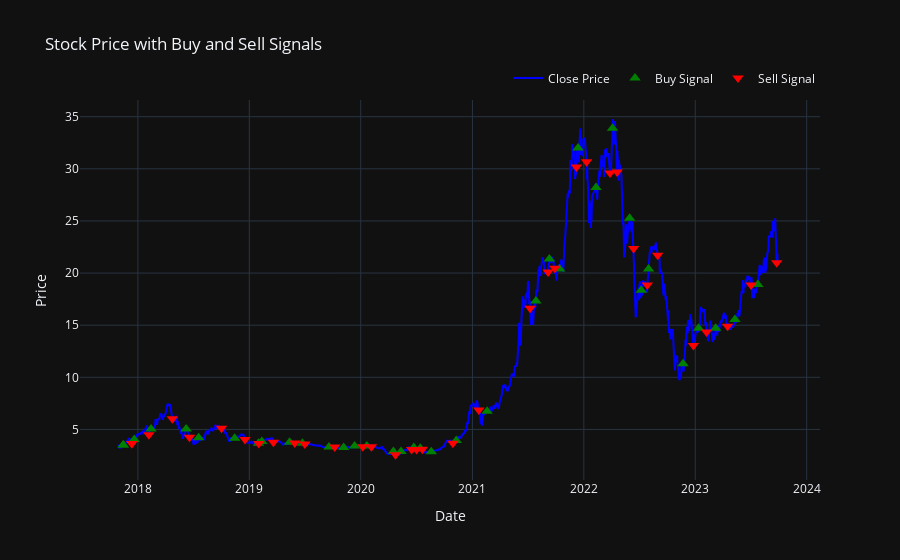

The code cell stored with this chart in its notebook:
### Code cell
fig = make_subplots(rows=1, cols=1)

# Add the closing price line
fig.add_trace(go.Scatter(
    x=df_tb.index, 
    y=df_tb['close'], 
    mode='lines', 
    name='Close Price', 
    line=dict(color='blue', width=2)))

# Add buy signals - chỉ thêm một dấu hiệu mua để tránh lặp trong chú thích
buy_trace = go.Scatter(
    x=[buy_signals[0]], 
    y=[df_tb.loc[buy_signals[0], 'close']], 
    mode='markers', 
    marker_symbol='triangle-up', 
    marker_color='green', 
    marker_size=10, 
    name='Buy Signal')
fig.add_trace(buy_trace)

# Add all buy signal points
fig.add_trace(go.Scatter(
    x=buy_signals, 
    y=df_tb.loc[buy_signals, 'close'], 
    mode='markers', 
    marker_symbol='triangle-up', 
    marker_color='green', 
    marker_size=10, 
    showlegend=False))

# Add sell signals - chỉ thêm một dấu hiệu bán
sell_trace = go.Scatter(
    x=[sell_signals[0]], 
    y=[df_tb.loc[sell_signals[0], 'close']], 
    mode='markers', 
    marker_symbol='triangle-down', 
    marker_color='red', 
    marker_size=10, 
    name='Sell Signal')
fig.add_trace(sell_trace)

# Add all sell signal points
fig.add_trace(go.Scatter(
    x=sell_signals, 
    y=df_tb.loc[sell_signals, 'close'], 
    mode='markers', 
    marker_symbol='triangle-down', 
    marker_color='red', 
    marker_size=10, 
    showlegend=False))

fig.update_layout(
    title='Stock Price with Buy and Sell Signals',
    xaxis_title='Date',
    yaxis_title='Price',
    legend=dict(orientation="h", yanchor="bottom", y=1.02, xanchor="right", x=1),
    template='plotly_dark',
    xaxis_rangeslider_visible=False)  # Ẩn range slider để làm sạch biểu đồ

fig.show()

### Figure 1 — Plotly figure (JSON) as saved in the notebook; plotly's stock layout.template omitted (floating-point values rounded to 4 significant figures; data arrays with more than 128 entries replaced by an {"elided": "..."} marker saying what was removed)
{"data": [{"line": {"color": "blue", "width": 2}, "mode": "lines", "name": "Close Price", "type": "scatter", "x": {"elided": "1472 str values"}, "y": {"elided": "1472 float values"}}, {"marker": {"color": "green", "size": 10, "symbol": "triangle-up"}, "mode": "markers", "name": "Buy Signal", "type": "scatter", "x": ["2017-11-14T00:00:00"], "y": [3.51]}, {"marker": {"color": "green", "size": 10, "symbol": "triangle-up"}, "mode": "markers", "showlegend": false, "type": "scatter", "x": ["2017-11-14T00:00:00", "2017-12-20T00:00:00", "2018-02-13T00:00:00", "2018-06-08T00:00:00", "2018-07-19T00:00:00", "2018-11-14T00:00:00", "2019-01-31T00:00:00", "2019-02-11T00:00:00", "2019-05-13T00:00:00", "2019-06-24T00:00:00", "2019-09-19T00:00:00", "2019-11-06T00:00:00", "2019-12-12T00:00:00", "2020-01-21T00:00:00", "2020-04-17T00:00:00", "2020-05-12T00:00:00", "2020-06-23T00:00:00", "2020-07-14T00:00:00", "2020-08-19T00:00:00", "2020-11-09T00:00:00", "2021-02-18T00:00:00", "2021-07-28T00:00:00", "2021-09-10T00:00:00", "2021-10-14T00:00:00", "2021-12-13T00:00:00", "2022-02-10T00:00:00", "2022-04-05T00:00:00", "2022-05-31T00:00:00", "2022-07-08T00:00:00", "2022-08-01T00:00:00", "2022-11-22T00:00:00", "2023-01-12T00:00:00", "2023-03-09T00:00:00", "2023-05-11T00:00:00", "2023-07-25T00:00:00"], "y": [3.51, 4.03, 5.04, 5.03, 4.21, 4.15, 3.68, 3.84, 3.77, 3.67, 3.31, 3.26, 3.41, 3.42, 2.89, 2.89, 3.26, 3.19, 2.85, 3.94, 6.75, 17.33, 21.35, 20.39, 32, 28.22, 33.9, 25.25, 18.35, 20.4, 11.3, 14.7, 14.7, 15.55, 18.9]}, {"marker": {"color": "red", "size": 10, "symbol": "triangle-down"}, "mode": "markers", "name": "Sell Signal", "type": "scatter", "x": ["2017-12-12T00:00:00"], "y": [3.64]}, {"marker": {"color": "red", "size": 10, "symbol": "triangle-down"}, "mode": "markers", "showlegend": false, "type": "scatter", "x": ["2017-12-12T00:00:00", "2018-02-06T00:00:00", "2018-04-24T00:00:00", "2018-06-19T00:00:00", "2018-10-02T00:00:00", "2018-12-18T00:00:00", "2019-02-01T00:00:00", "2019-03-21T00:00:00", "2019-05-30T00:00:00", "2019-07-02T00:00:00", "2019-10-08T00:00:00", "2020-01-08T00:00:00", "2020-02-05T00:00:00", "2020-04-24T00:00:00", "2020-06-16T00:00:00", "2020-07-02T00:00:00", "2020-07-21T00:00:00", "2020-10-29T00:00:00", "2021-01-22T00:00:00", "2021-07-09T00:00:00", "2021-09-06T00:00:00", "2021-09-28T00:00:00", "2021-12-08T00:00:00", "2022-01-10T00:00:00", "2022-03-28T00:00:00", "2022-04-20T00:00:00", "2022-06-13T00:00:00", "2022-07-28T00:00:00", "2022-08-31T00:00:00", "2022-12-26T00:00:00", "2023-02-07T00:00:00", "2023-04-17T00:00:00", "2023-07-03T00:00:00", "2023-09-25T00:00:00"], "y": [3.64, 4.49, 6.03, 4.25, 5.12, 4.04, 3.66, 3.77, 3.69, 3.59, 3.31, 3.33, 3.33, 2.57, 3.08, 3.08, 3.1, 3.68, 6.86, 16.62, 20.11, 20.47, 30.17, 30.69, 29.59, 29.69, 22.35, 18.85, 21.7, 13.05, 14.35, 14.9, 18.85, 21]}], "layout": {"legend": {"orientation": "h", "x": 1, "xanchor": "right", "y": 1.02, "yanchor": "bottom"}, "title": {"text": "Stock Price with Buy and Sell Signals"}, "xaxis": {"anchor": "y", "domain": [0, 1], "rangeslider": {"visible": false}, "title": {"text": "Date"}}, "yaxis": {"anchor": "x", "domain": [0, 1], "title": {"text": "Price"}}}}
